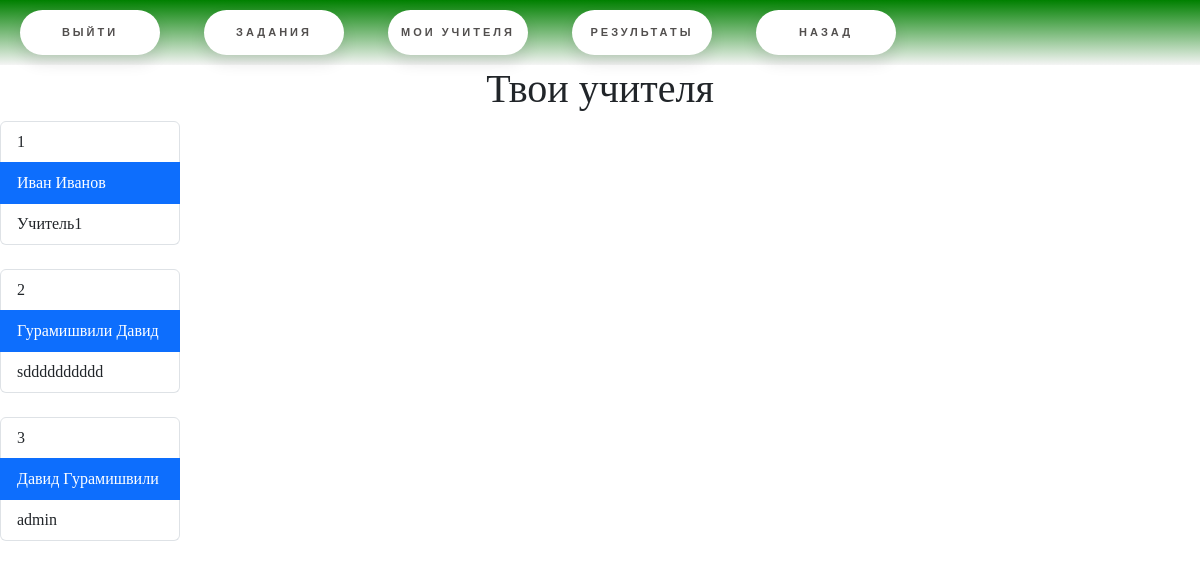
/lk/student_teacher_list (signed in), run on the app's committed database.
### main/models.py (models this page shows)
class Teacher(models.Model):
    user = models.ForeignKey(User, verbose_name="Пользователь", on_delete=models.CASCADE, unique=True)
    def __str__(self) -> str:
        return str(self.user)
    class Meta:
        verbose_name= 'Учитель'
        verbose_name_plural = "Учителя"

class User(AbstractUser):
    user_type = models.ForeignKey(UserType, verbose_name="Тип пользователя", on_delete=models.SET_NULL, blank=True, null=True)
    phone_number = models.CharField("Телефон", max_length=15, blank=True, null=True)
    def __str__(self) -> str:
        return self.username
    class Meta:
        verbose_name= 'Пользователь'
        verbose_name_plural = "Пользователи"

### main/views.py (the view)
# urls.py: path("lk/student_teacher_list", views.student_teacher_list, name="student_teacher_list")
def student_teacher_list(request):
    teachers = models.Teacher.objects.all()
    print(teachers)
    return render(request, "student_teacher_list.html", {
        "teachers": teachers
    })

### main/templates/student_teacher_list.html (shortened to what this page needs)
{% extends "base.html" %}
{% block content %}
<h1>Твои учителя</h1>
{% for teacher in teachers %}
    <ul class='list-group' style="width: 15%">
        <li class="list-group-item">{{ forloop.counter }}</li>
        <li class="list-group-item active">{{teacher.user.first_name}} {{teacher.user.last_name}}</li>
        <li class="list-group-item">{{teacher.user.username}}</li>
    </ul>
    <br>
{% endfor %}
{% endblock %}

### static/css/main.css (style rules this page uses)
html, body { height: 100%; }
body { margin: 0px; background: whitesmoke; }
h1 { font-family: Bradley Hand, cursive; color: Green; font-weight: bold; text-align: center; }
* { font-family: 'Times New Roman', Times, serif; }

### data on the page
Teacher: user.first_name "Иван", user.last_name "Иванов", user.username "Учитель1"
Teacher: user.first_name "Гурамишвили", user.last_name "Давид", user.username "sdddddddddd"
Teacher: user.first_name "Давид", user.last_name "Гурамишвили", user.username "admin"
